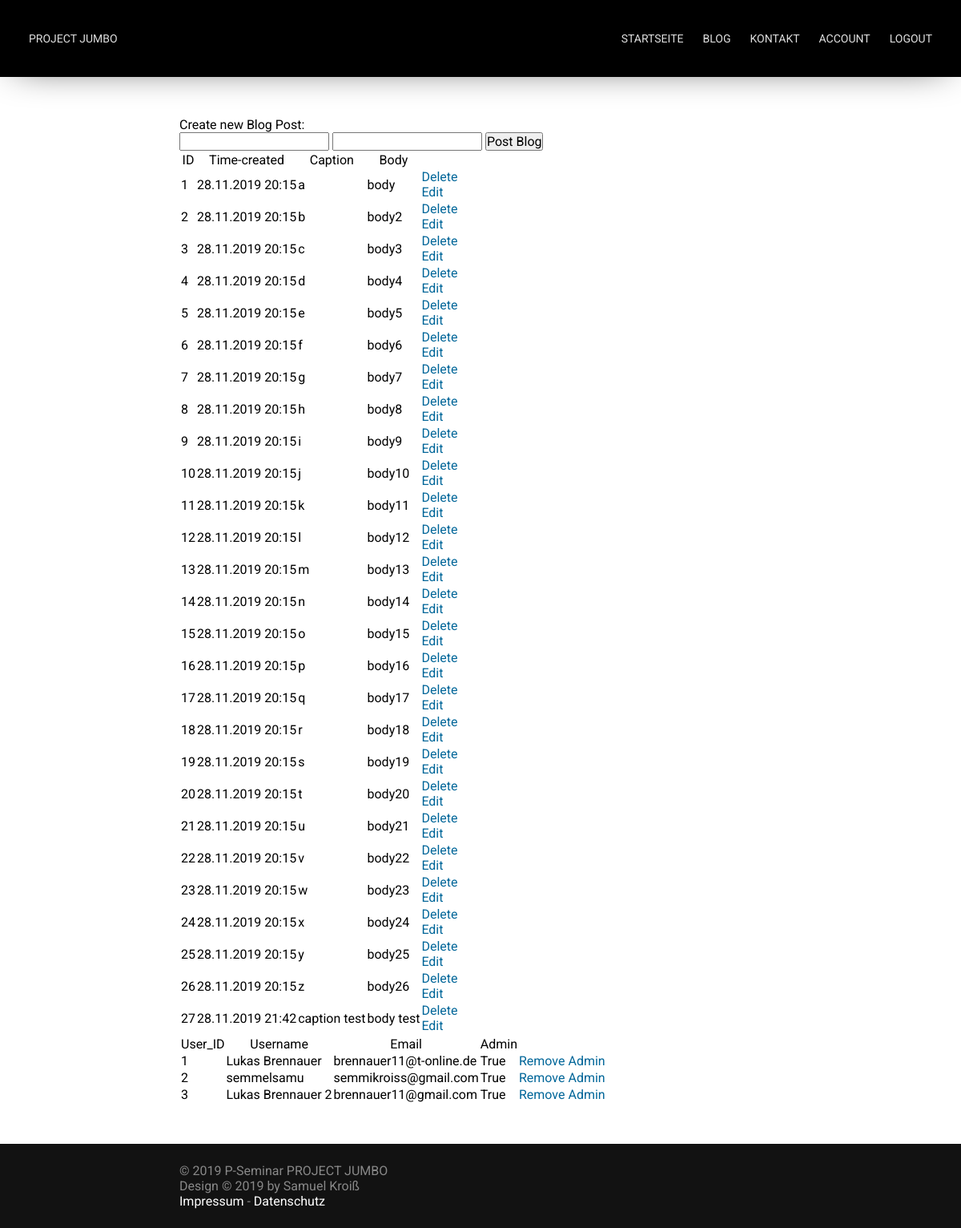
The page /admin (signed in) on the database its author committed.
### app/models.py (models this page shows, shortened)
class Blog_Post(db.Model):
    id = db.Column(db.Integer, primary_key=True)
    caption = db.Column(db.String, nullable=False)
    posted_by = db.Column(db.Integer, db.ForeignKey("user.id"))
    body = db.Column(db.String, nullable=False)
    time_created = db.Column(db.DateTime, default=datetime.now() )

class User(db.Model):
    id = db.Column(db.Integer, primary_key=True)
    username = db.Column(db.String(64), nullable=False, unique=True)
    password_hash = db.Column(db.String(120))
    email = db.Column(db.String, nullable=False, unique=True)
    admin_acc = db.Column(db.Boolean, default=False, nullable=False)
    is_active = True
    is_authenticated = True

### app/routes.py (the view)
@app.route("/admin", methods=['POST', 'GET'])
@login_required
def admin():
    if current_user.admin_acc == True:
        if request.method == 'POST':
            try:
                db.session.add(Blog_Post(caption=request.form['caption'], posted_by=current_user.id, body=request.form['body']))
                db.session.commit()
                return redirect(url_for('admin'))
            except Exception as e:
                return render_template("error.html", title="Error", error=e)
        else:
            posts = Blog_Post.query.order_by(Blog_Post.time_created).all()
            users = User.query.order_by(User.id).all()
            return render_template("admin.html", title="Admin", posts=posts, users=users)
    else:
        return render_template("error.html", title="Error", error="You're not allowed to use that page!")

### app/models.py (called while the page is built)
@login.user_loader
def load_user(id):
    return User.query.get(id)

### templates/admin.html (shortened to what this page needs)
{% extends 'base.html' %}
{% block content %}
    <p>Create new Blog Post:</p>
    <form action="/admin" method="POST">
        <input type="text" name="caption">
        <input type="text" name="body">
        <input type="submit" value="Post Blog">
    </form>
    {% if posts|length < 1 %}
        <p>There are no Blogposts available!</p>
    {% else %}
        <table>
            <tr>
                <th>ID</th>
                <th>Time-created</th>
                <th>Caption</th>
                <th>Body</th>
            </tr>
            {% for post in posts %}
                <tr>
                    <td>{{ post.id }}</td>
                    <td>{{ post.time_created.__format__("%d.%m.%Y %H:%M") }}</tds>
                    <td>{{ post.caption }}</td>
                    <td>{{ post.body }}</td>
                    <td>
                        <a href="{{ url_for( 'delete', id=post.id ) }}">Delete</a>
                        <br>
                        <a href="{{ url_for( 'edit', id=post.id ) }}">Edit</a>
                    </td>
                </tr>
            {% endfor %}
        </table>
    {% endif %}
    {% if users|length < 1 %}
        <p>There are no Users available!</p>
    {% else %}
        <table>
            <tr>
                <th>User_ID</th>
                <th>Username</th>
                <th>Email</th>
                <th>Admin</th>
            </tr>
            {% for user in users %}
                <tr>
                    <td>{{ user.id }}</td>
                    <td>{{ user.username }}</tds>
                    <td>{{ user.email }}</td>
                    <td>{{ user.admin_acc }}</td>
                    <td>
                        <a href="{{ url_for( 'manage_admin', id=user.id ) }}">
                            {% if user.admin_acc==true %}
                                Remove Admin
                            {% else %}
                                Make Admin
                            {% endif %}
                        </a>
                    </td>
                </tr>
            {% endfor %}
        </table>
    {% endif %}
{% endblock %}

### templates/base.html (shortened to what this page needs)
<!DOCTYPE html>
<html>
	<head>
		<link href="{{ url_for('static', filename='css/main.css') }}" rel="stylesheet">
		<link href="{{ url_for('static', filename='css/nav.css') }}" rel="stylesheet">
	</head>
	<body>
		<div id="container">
			<nav id="nav" bg>
				<a href="{{ url_for('index') }}">Project Jumbo</a>
				<ul>
					<li><a href="{{ url_for('index') }}">Startseite</a></li>
					<li><a href="{{ url_for('blog') }}">Blog</a></li>
					<li><a href="#">Kontakt</a></li>
					{% if current_user.is_authenticated %}
					<li><a href="{{ url_for('user_page') }}">Account</a></li>
					<li><a href="{{ url_for('logout') }}">Logout</a></li>
					{% else %}
					<li><a href="{{ url_for('login') }}">Login</a></li>
					{% endif %}
				</ul>
			</nav>
			<div class="spacer nav"></div>
			<section id="content">
				{% block content %}  {% endblock %}
			</section>
			<div class="spacer footer"></div>
			<footer id="footer">
				<p>&copy; 2019 P-Seminar PROJECT JUMBO<br />Design &copy; 2019 by Samuel Kroiß<br /><a href="#">Impressum</a> - <a href="#">Datenschutz</a></p>
			</footer>
		</div>
	</body>
</html>

### static/css/main.css (style rules this page uses)
* { margin: 0; padding: 0; font-family: 'Roboto', sans-serif; font-size: 16px; font-weight: 400; text-decoration: none; scroll-behavior: smooth; }
body { width: 100%; height: 100%; overflow-x: hidden; overflow-y: scroll; }
.spacer { width: 100vw; }
.spacer.nav { height: 96px; }
.spacer.footer { height: 105px; }
#content a, b { display: inline; padding: 0; }
#content * a { color: #006699; }
#container { display: block; width: 100%; min-height: 100vh; position: relative; }
#content { max-width: 800px; margin: 0 auto; padding: 50px 24px; box-sizing: border-box; }
#footer { width: 100%; background: #121212; position: absolute; right: 0; bottom: 0; left: 0; }
#footer p { max-width: 800px; margin: 0 auto; padding: 24px; color: #888888; box-sizing: border-box; }
#footer a { text-decoration: none; color: #FFFFFF; }

### static/css/nav.css (style rules this page uses)
:root { --link-color: #DEDEDE; }
#nav { width: 100%; height: 96px; box-sizing: border-box; position: fixed; z-index: 10; overflow: hidden; transition: background 500ms, box-shadow 500ms, height 300ms; }
#nav[bg] { background: #000000; box-shadow: 0px 0px 50px -20px rgba(0,0,0,1); }
#nav ul { float: right; display: flex; }
#nav ul li { list-style-type: none; }
#nav a { color: var(--link-color); text-transform: uppercase; font-size: 14px; line-height: 48px; float: left; padding: 0 12px; display: block; transition: color 100ms; }
#nav a { font-family: 'Alata', sans-serif; }
#nav ul li a { font-family: 'Roboto', sans-serif; }
@media only screen and (min-width: 900px) { #nav { padding: 24px; } }

### rows shown on the page
Blog_Post: id "1", time_created.__format__ "28.11.2019 20:15", caption "a", body "body"
Blog_Post: id "2", time_created.__format__ "28.11.2019 20:15", caption "b", body "body2"
Blog_Post: id "3", time_created.__format__ "28.11.2019 20:15", caption "c", body "body3"
Blog_Post: id "4", time_created.__format__ "28.11.2019 20:15", caption "d", body "body4"
Blog_Post: id "5", time_created.__format__ "28.11.2019 20:15", caption "e", body "body5"
Blog_Post: id "6", time_created.__format__ "28.11.2019 20:15", caption "f", body "body6"
Blog_Post: id "7", time_created.__format__ "28.11.2019 20:15", caption "g", body "body7"
Blog_Post: id "8", time_created.__format__ "28.11.2019 20:15", caption "h", body "body8"
Blog_Post: id "9", time_created.__format__ "28.11.2019 20:15", caption "i", body "body9"
Blog_Post: id "10", time_created.__format__ "28.11.2019 20:15", caption "j", body "body10"
Blog_Post: id "11", time_created.__format__ "28.11.2019 20:15", caption "k", body "body11"
Blog_Post: id "12", time_created.__format__ "28.11.2019 20:15", caption "l", body "body12"
Blog_Post: id "13", time_created.__format__ "28.11.2019 20:15", caption "m", body "body13"
Blog_Post: id "14", time_created.__format__ "28.11.2019 20:15", caption "n", body "body14"
Blog_Post: id "15", time_created.__format__ "28.11.2019 20:15", caption "o", body "body15"
Blog_Post: id "16", time_created.__format__ "28.11.2019 20:15", caption "p", body "body16"
Blog_Post: id "17", time_created.__format__ "28.11.2019 20:15", caption "q", body "body17"
Blog_Post: id "18", time_created.__format__ "28.11.2019 20:15", caption "r", body "body18"
Blog_Post: id "19", time_created.__format__ "28.11.2019 20:15", caption "s", body "body19"
Blog_Post: id "20", time_created.__format__ "28.11.2019 20:15", caption "t", body "body20"
Blog_Post: id "21", time_created.__format__ "28.11.2019 20:15", caption "u", body "body21"
Blog_Post: id "22", time_created.__format__ "28.11.2019 20:15", caption "v", body "body22"
Blog_Post: id "23", time_created.__format__ "28.11.2019 20:15", caption "w", body "body23"
Blog_Post: id "24", time_created.__format__ "28.11.2019 20:15", caption "x", body "body24"
Blog_Post: id "25", time_created.__format__ "28.11.2019 20:15", caption "y", body "body25"
Blog_Post: id "26", time_created.__format__ "28.11.2019 20:15", caption "z", body "body26"
Blog_Post: id "27", time_created.__format__ "28.11.2019 21:42", caption "caption test", body "body test"
User: id "1", username "Lukas Brennauer", email "brennauer11@t-online.de", admin_acc "True", shows "Remove Admin"
User: id "2", username "semmelsamu", email "semmikroiss@gmail.com", admin_acc "True", shows "Remove Admin"
User: id "3", username "Lukas Brennauer 2", email "brennauer11@gmail.com", admin_acc "True", shows "Remove Admin"
